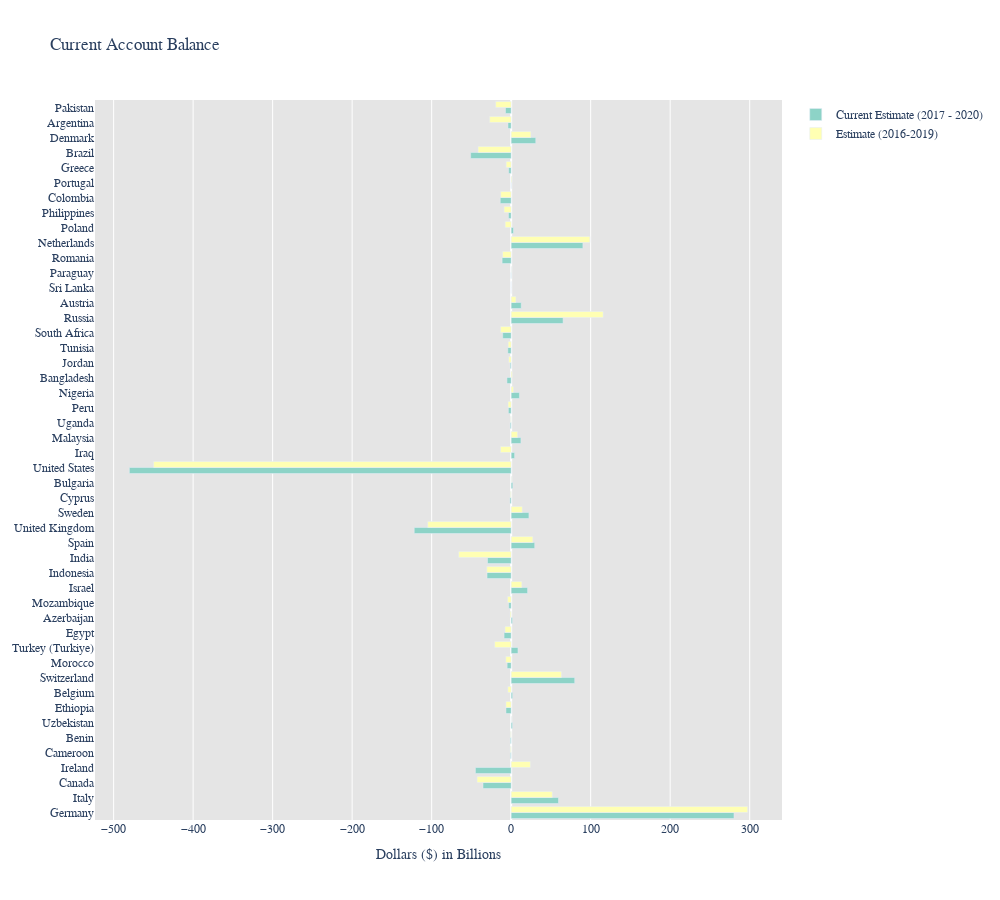

Here is the notebook cell this chart was saved with:
### Markdown cell above
## All Countries: Compare "Econ Current Account Bal" chart 1 of 1

### Code cell
## All Countries: Compare "Econ Current Account Bal" chart 1 of 1

fig = go.Figure()

country = df["Country"]


#Est 1
fig.add_trace(go.Bar(
    x= df["Econ: Current Acct Bal Est 1 (in billions)"], y=country,
    name="Current Estimate (2017 - 2020)",
    orientation='h'
)) 

#Est 2
fig.add_trace(go.Bar(
    x= df["Econ: Current Acct Bal Est 2 (in billions)"], y=country,
    name="Estimate (2016-2019)",
    orientation='h'
)) 



fig.update_layout(
    title_text="Current Account Balance",
    plot_bgcolor="rgb(229, 229, 229)",
    width=1000,
    height =900,
    font_family="Century Gothic",
    colorway = px.colors.qualitative.Set3,
    xaxis_title="Dollars ($) in Billions",

    
)

fig.show()

### Figure 1 — Plotly figure (JSON) as saved in the notebook; plotly's stock layout.template omitted (floating-point values rounded to 4 significant figures)
{"data": [{"name": "Current Estimate (2017 - 2020)", "orientation": "h", "type": "bar", "x": [280.2, 59.52, -35.42, -44.95, -0.932, -1.024, 1.713, -6.551, 1.843, 79.94, -5.075, 8.561, -8.915, 1.685, -3.025, 20.64, -30.36, -29.75, 29.6, -121.9, 22.34, -1.578, 2.06, -480.2, 4.344, 12.29, -1.212, -3.531, 10.38, -5.322, -1.222, -4.191, -10.63, 65.31, 12.67, -0.01, -0.298, -11.39, 90.21, 2.92, -3.386, -13.75, -0.203, -3.114, -50.93, 30.93, -3.997, -7.143], "y": ["Germany", "Italy", "Canada", "Ireland", "Cameroon", "Benin", "Uzbekistan", "Ethiopia", "Belgium", "Switzerland", "Morocco", "Turkey (Turkiye)", "Egypt", "Azerbaijan", "Mozambique", "Israel", "Indonesia", "India", "Spain", "United Kingdom", "Sweden", "Cyprus", "Bulgaria", "United States", "Iraq", "Malaysia", "Uganda", "Peru", "Nigeria", "Bangladesh", "Jordan", "Tunisia", "South Africa", "Russia", "Austria", "Sri Lanka", "Paraguay", "Romania", "Netherlands", "Poland", "Philippines", "Colombia", "Portugal", "Greece", "Brazil", "Denmark", "Argentina", "Pakistan"]}, {"name": "Estimate (2016-2019)", "orientation": "h", "type": "bar", "x": [297.4, 51.73, -42.86, 24.15, -1.034, -0.808, 0.384, -6.574, -4.135, 63.27, -6.758, -20.75, -7.682, -1.363, -4.499, 13.41, -30.63, -65.94, 27.21, -104.9, 13.9, -0.958, 0.611, -449.7, -13.38, 8.027, -0.707, -3.821, 2.714, 1.391, -2.964, -3.694, -13.31, 115.7, 5.989, -0.017, 0.416, -10.78, 98.98, -7.52, -8.877, -13.12, 0.988, -6.245, -41.54, 24.82, -27.05, -19.48], "y": ["Germany", "Italy", "Canada", "Ireland", "Cameroon", "Benin", "Uzbekistan", "Ethiopia", "Belgium", "Switzerland", "Morocco", "Turkey (Turkiye)", "Egypt", "Azerbaijan", "Mozambique", "Israel", "Indonesia", "India", "Spain", "United Kingdom", "Sweden", "Cyprus", "Bulgaria", "United States", "Iraq", "Malaysia", "Uganda", "Peru", "Nigeria", "Bangladesh", "Jordan", "Tunisia", "South Africa", "Russia", "Austria", "Sri Lanka", "Paraguay", "Romania", "Netherlands", "Poland", "Philippines", "Colombia", "Portugal", "Greece", "Brazil", "Denmark", "Argentina", "Pakistan"]}], "layout": {"colorway": ["rgb(141,211,199)", "rgb(255,255,179)", "rgb(190,186,218)", "rgb(251,128,114)", "rgb(128,177,211)", "rgb(253,180,98)", "rgb(179,222,105)", "rgb(252,205,229)", "rgb(217,217,217)", "rgb(188,128,189)", "rgb(204,235,197)", "rgb(255,237,111)"], "font": {"family": "Century Gothic"}, "height": 900, "plot_bgcolor": "rgb(229, 229, 229)", "title": {"text": "Current Account Balance"}, "width": 1000, "xaxis": {"title": {"text": "Dollars ($) in Billions"}}}}
